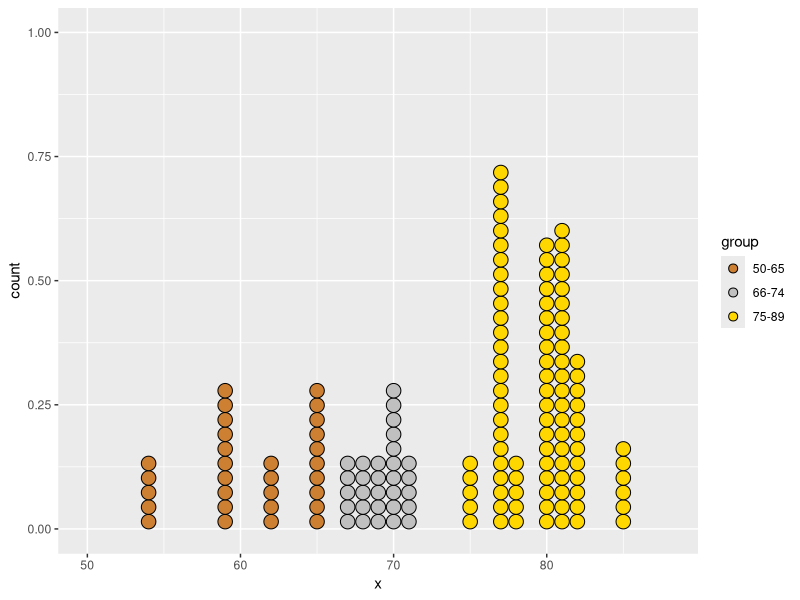

This figure's R source:
x <- read.csv("dotSet.csv", header =F)$V1
df <- data.frame(x)
df$group = ifelse(df$x < 66, "50-65", ifelse(df$x < 75, "66-74", "75-89"))
library(ggplot2)
ggplot(df, aes(x, fill = group)) + geom_dotplot(binwidth=.95) + scale_fill_manual(values = c("50-65" = "#CD7F32", "66-74" = "#C0C0C0","75-89" = "gold"))  + xlim(50,88)


